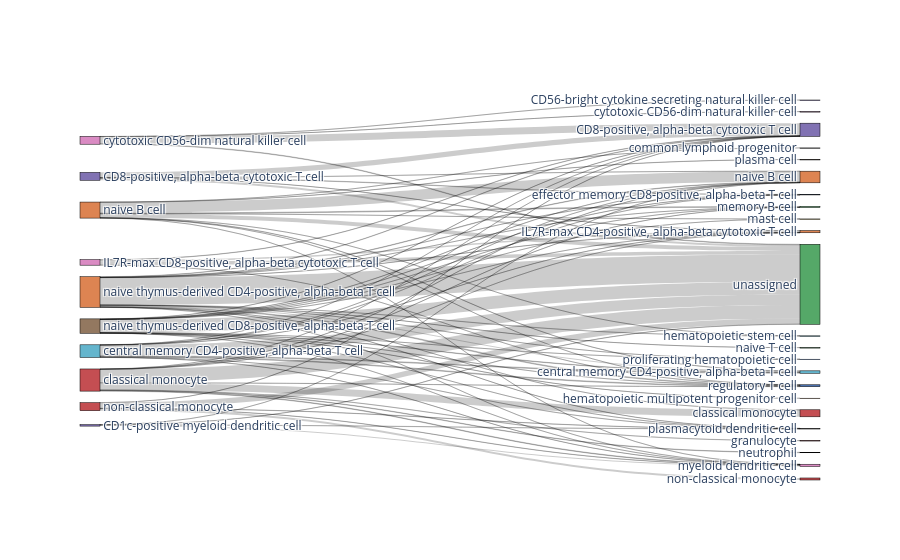

Source (notebook cell):
### Markdown cell above
## bescaF_label vs Sig-annot

### Code cell
fig = bc.tl.report(adata_pred, 
                   celltype =  "dblabel", method = "cellassign", 
                   analysis_name =  "bescaF",
             train_datasets= "bescaF", test_dataset= "pbmc3k", name_report= "cellassign",
             merge = merge, name_prediction = 'bescaF_label', 
             use_raw = use_raw,  genes_to_use = genes_to_use,
             remove_nonshared = False, clustering =clustering, asymmetric_matrix = True)

#fig.show()

### Figure 1 — Plotly figure (JSON) as saved in the notebook; plotly's stock layout.template omitted (floating-point values rounded to 4 significant figures)
{"data": [{"link": {"source": [8, 8, 8, 8, 8, 8, 8, 8, 8, 8, 8, 8, 8, 6, 6, 6, 6, 6, 6, 6, 6, 6, 6, 3, 3, 3, 3, 3, 3, 3, 3, 3, 4, 4, 4, 4, 4, 4, 4, 4, 4, 4, 2, 2, 2, 2, 9, 9, 9, 9, 9, 7, 7, 7, 7, 7, 7, 7, 7, 7, 7, 7, 7, 7, 7, 1, 1, 1, 1, 1, 5, 5, 5, 5, 0, 0, 0, 0], "target": [32, 17, 13, 24, 23, 31, 10, 12, 22, 29, 30, 19, 21, 32, 13, 24, 23, 31, 28, 22, 15, 21, 20, 32, 17, 13, 24, 23, 31, 10, 12, 29, 32, 24, 26, 23, 31, 14, 10, 12, 22, 18, 32, 31, 10, 12, 32, 23, 27, 10, 29, 32, 17, 13, 24, 23, 31, 14, 10, 12, 22, 29, 30, 25, 20, 32, 17, 24, 10, 12, 32, 10, 11, 16, 32, 24, 23, 29], "value": [255, 2, 9, 4, 2, 2, 3, 2, 2, 1, 1, 1, 1, 78, 4, 210, 2, 1, 4, 15, 1, 1, 1, 208, 1, 15, 1, 2, 15, 2, 3, 3, 266, 4, 9, 11, 3, 138, 1, 1, 1, 4, 71, 1, 5, 33, 110, 4, 40, 1, 4, 537, 1, 20, 9, 3, 16, 1, 6, 3, 1, 2, 1, 2, 4, 42, 8, 1, 103, 2, 11, 140, 2, 1, 4, 1, 20, 4]}, "node": {"color": ["#8172b3", "#8172b3", "#da8bc3", "#64b5cd", "#c44e52", "#da8bc3", "#dd8452", "#dd8452", "#937860", "#c44e52", "#8172b3", "#8172b3", "#dd8452", "#64b5cd", "#c44e52", "#8c8c8c", "#da8bc3", "#4c72b0", "#c44e52", "#937860", "#64b5cd", "#ccb974", "#55a868", "#da8bc3", "#dd8452", "#55a868", "#ccb974", "#c44e52", "#937860", "#8c8c8c", "#4c72b0", "#4c72b0", "#55a868"], "label": ["CD1c-positive myeloid dendritic cell", "CD8-positive, alpha-beta cytotoxic T cell", "IL7R-max CD8-positive, alpha-beta cytotoxic T cell", "central memory CD4-positive, alpha-beta T cell", "classical monocyte", "cytotoxic CD56-dim natural killer cell", "naive B cell", "naive thymus-derived CD4-positive, alpha-beta T cell", "naive thymus-derived CD8-positive, alpha-beta T cell", "non-classical monocyte", "CD8-positive, alpha-beta cytotoxic T cell", "CD56-bright cytokine secreting natural killer cell", "IL7R-max CD4-positive, alpha-beta cytotoxic T cell", "central memory CD4-positive, alpha-beta T cell", "classical monocyte", "common lymphoid progenitor", "cytotoxic CD56-dim natural killer cell", "effector memory CD8-positive, alpha-beta T cell", "granulocyte", "hematopoietic multipotent progenitor cell", "hematopoietic stem cell", "mast cell", "memory B cell", "myeloid dendritic cell", "naive B cell", "naive T cell", "neutrophil", "non-classical monocyte", "plasma cell", "plasmacytoid dendritic cell", "proliferating hematopoietic cell", "regulatory T cell", "unassigned"], "line": {"color": "black", "width": 0.5}, "pad": 15, "thickness": 20}, "type": "sankey"}], "layout": {}}
